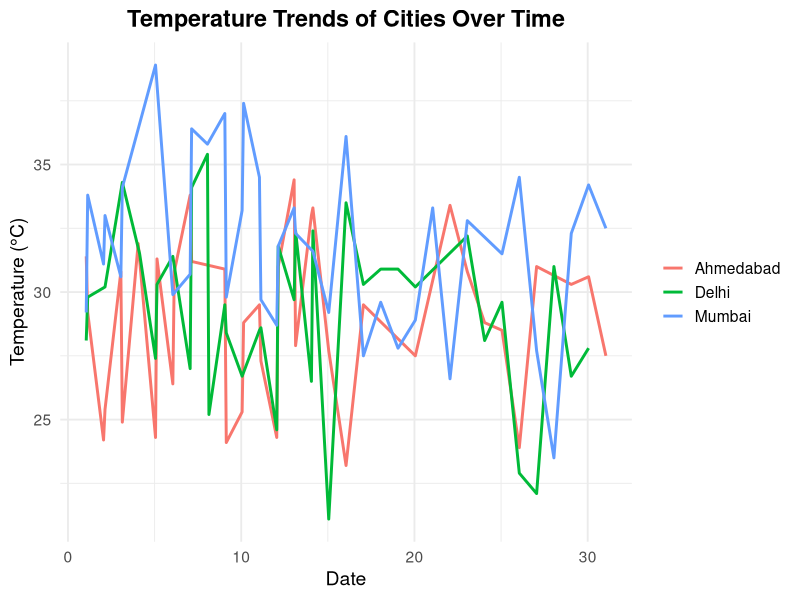
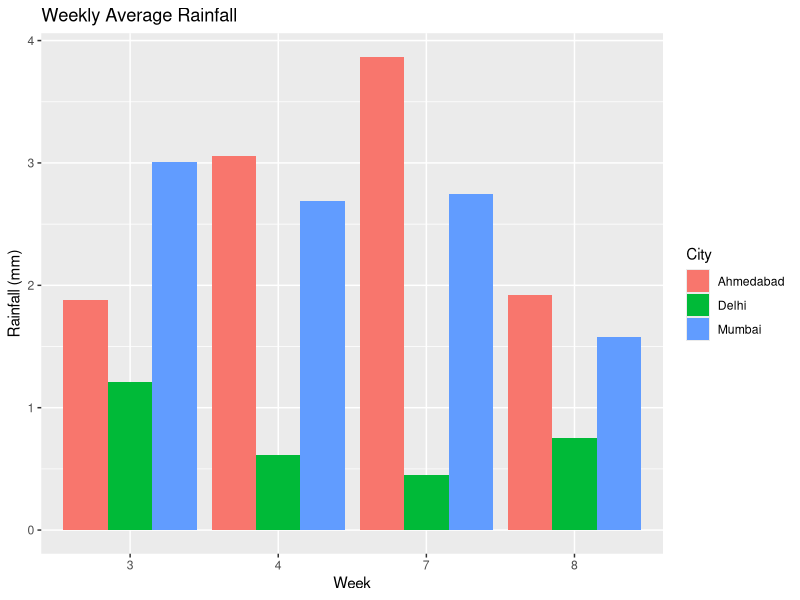
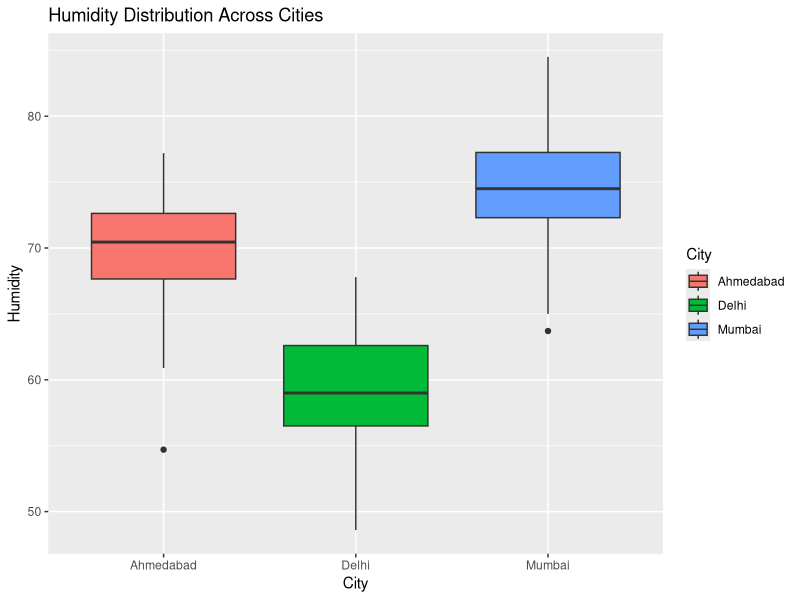

The R source for these figures, in order:
## ---- chunk 1
knitr::opts_chunk$set(echo = TRUE)
library(dplyr) #library for use data manipulation
library(ggplot2) #use for data visulation
library(lubridate) #use for convert to date 

## ---- chunk 2

weather <- read.csv('weather.csv') #read csv file
head(weather) #print few rows 

colnames((weather)) #print colnames 

sum(is.na(weather)) #check how many null values

weather <- na.omit(weather) #handel null values
print(weather)

selcted_city <- c("Ahmedabad", "Delhi", "Mumbai") #fillter 3 city in dataset
city <- subset(weather, City %in% selcted_city)
print(city)

weather <- city %>% mutate(Temp_F = Temperature * 9/5 + 32) #create new columns temp_f for count temprature
print(weather)

weather$Date <- as.Date(weather$Date) #convet into date fomate


weekly_avg <- weather %>%  #function for count weekaly average
  group_by(City, week = isoweek(Date)) %>%
  summarise(
    Avg_Temp = mean(Temperature, na.rm=TRUE), #na.rm handel null value
    Avg_Humidity = mean(Humidity, na.rm=TRUE),
    Avg_Rainfall = mean(Rainfall, na.rm=TRUE)
  )
print(weekly_avg)

city_avg_temp <- weather %>% #function for count city average temprature
  group_by(City) %>% #group by city 
  summarise(Avg_Temp = mean(Temperature))
city_avg_temp

hottest <- city_avg_temp %>% filter(Avg_Temp == max(Avg_Temp)) #find hotest temprature 
coldest <- city_avg_temp %>% filter(Avg_Temp == min(Avg_Temp)) #find coldest temprature

hottest
coldest
 
max_rain <- weather %>% #function for find maximum rain city
  group_by(City) %>%
  filter(Rainfall == max(Rainfall))
max_rain

city_humidity <- weather %>%  #function for find maximum humidity city
  group_by(City) %>%
  summarise(Avg_Humidity = mean(Humidity))
city_humidity



## ---- chunk 3

ggplot(weather, aes(x = Date, y = Temperature, color = City)) +
  geom_line(size = 1) +
  labs(title = "Temperature Trends of Cities Over Time",
       x = "Date",
       y = "Temperature (°C)") +
  theme_minimal(base_size = 14) +   # larger text
  theme(legend.title = element_blank(),
        plot.title = element_text(hjust = 0.5, face = "bold"))

ggplot(weekly_avg, aes(x=factor(week), y=Avg_Rainfall, fill=City)) +
  geom_bar(stat="identity", position="dodge") +
  labs(title="Weekly Average Rainfall", x="Week", y="Rainfall (mm)")

# Boxplot for humidity distribution
ggplot(weather, aes(x=City, y=Humidity, fill=City)) +
  geom_boxplot() +
  labs(title="Humidity Distribution Across Cities")
